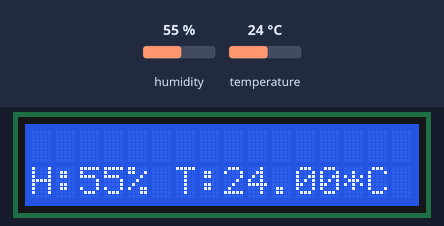
A sketch run on a simulated Arduino Uno, built with avr-gcc and run on an emulated ATmega328P. Shown: 16×2 character LCD. The inputs (shaded band) are chosen by the test bench; at power-on: humidity 55 %, temperature 24 °C. What the sketch prints to the serial monitor is not drawn.

Above: at 2.7 s.
2.8 s: humidity set to 22 %
At 5.4 s:
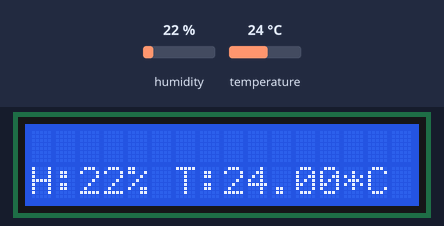
5.8 s: temperature set to 12 °C
At 7.3 s:
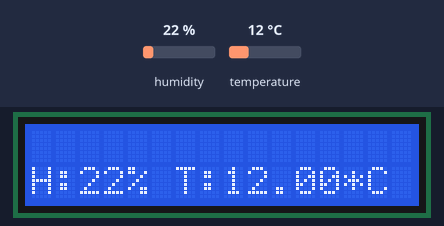
8.8 s: humidity set to 40 %
At 10.8 s:
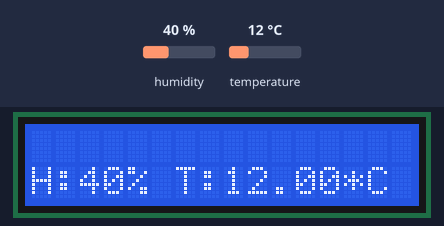
11.8 s: temperature set to 19 °C
At 12.6 s:
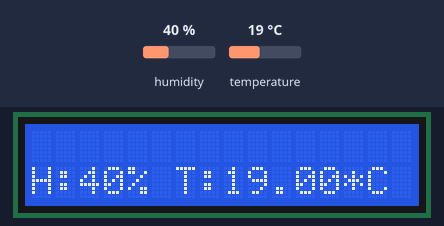
Timing chart, 0 to 14.8 s (numbered marks = the images above; inputs shaded):
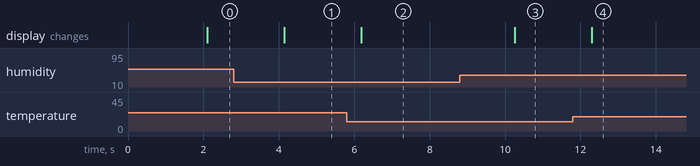

Measured:
- after the input at 2.8 s, the display: changes after 1.3 s (image 1)
- after the input at 5.8 s, the display: changes after 0.38 s (image 2)
- after the input at 8.8 s, the display: changes after 1.5 s (image 3)
- after the input at 11.8 s, the display: changes after 0.50 s (image 4)

The sketch:

DHTtester.ino
```cpp
#include <Wire.h>
#include <LiquidCrystal_I2C.h>
#include "DHT.h"

#define DHTPIN 7     // Digital pin connected to the DHT sensor
#define DHTTYPE DHT11   // DHT 11
//#define DHTTYPE DHT22   // DHT 22  (AM2302), AM2321
//#define DHTTYPE DHT21   // DHT 21 (AM2301)
LiquidCrystal_I2C lcd(0x27,16,2);  // set the LCD address to 0x27 for a 16 chars and 2 line display
DHT dht(DHTPIN, DHTTYPE);

void setup() {
  Serial.begin(9600);
  lcd.init();
  lcd.backlight();
  Serial.println(F("DHTxx test!"));

  dht.begin();
}

void loop() {
  // Wait a few seconds between measurements.
  delay(2000);

  // Sensor readings may also be up to 2 seconds 'old' (its a very slow sensor)
  int h = dht.readHumidity();
  // Read temperature as Celsius (the default)
  float t = dht.readTemperature();
  // Read temperature as Fahrenheit (isFahrenheit = true)
  float f = dht.readTemperature(true);

  // Check if any reads failed and exit early (to try again).
  if (isnan(h) || isnan(t)) {
    Serial.println(F("Failed to read from DHT sensor!"));
    return;
  }

  Serial.print(F("Humidity: "));
  Serial.print(h);
  Serial.print(F("%  Temperature: "));
  Serial.print(t);
  Serial.print(F("°C "));
  lcd.setCursor(0,1);
  lcd.print("H:");
  lcd.print(h);
  lcd.print("%");
  lcd.print(" T:");
  lcd.print(t);
  lcd.print("*C");
 }
```
